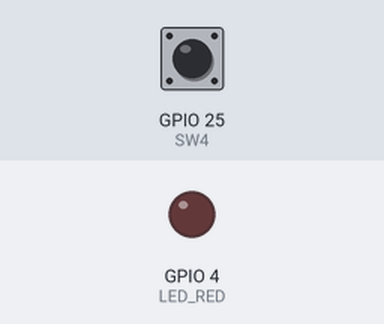
This program was run on a simulated Raspberry Pi (BCM pin numbers). On the bench: output pins drawn as LEDs (lit = HIGH). Dashed ring = blinking. The inputs (shaded band) are chosen by the test bench; at power-on: GPIO 25 (SW4) HIGH.

Above: at 1.2 s.
1.3 s: GPIO 25 (SW4) pulled LOW for 1 s
At 3.2 s:
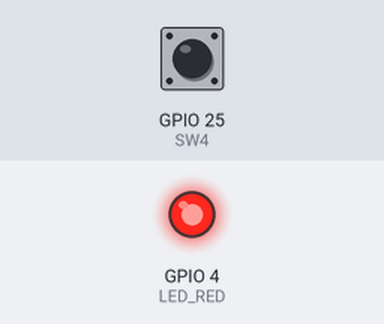
3.8 s: GPIO 25 (SW4) pulled LOW for 3.2 s
At 4.1 s:
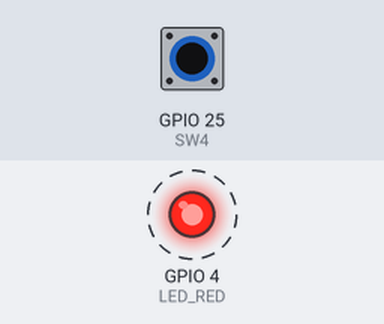
8.5 s: GPIO 25 (SW4) pulled LOW for 0.25 s
At 9.3 s:
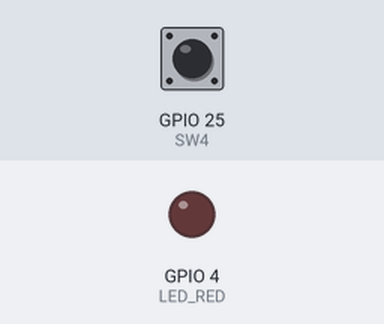
Timing chart, 0 to 11.5 s (numbered marks = the images above; inputs shaded):
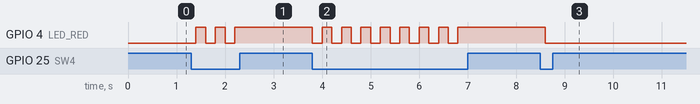

The program:

challenge121.py
```python
import RPi.GPIO as GPIO
import time

LED_RED = 4
SW4 = 25

GPIO.setwarnings(False)
GPIO.setmode(GPIO.BCM)
GPIO.setup(LED_RED, GPIO.OUT)
GPIO.setup(SW4, GPIO.IN)
GPIO.output(LED_RED, GPIO.LOW)

light = 0
try:
    while True:
        ret = GPIO.input(SW4)
        if ret == 0:
            if light == 0:
                GPIO.output(LED_RED, GPIO.HIGH)
                light = 1
            elif light == 1:
                GPIO.output(LED_RED, GPIO.LOW)
                light = 0

        time.sleep(0.2)

except KeyboardInterrupt:
    GPIO.cleanup()
```

Measured:
- after the input at 1.3 s, GPIO 4 (LED_RED): alternates HIGH for 0.20 s and LOW for 0.20 s, 5 changes in all, then stays HIGH, starting after 0.10 s
- after the input at 3.8 s, GPIO 4 (LED_RED): alternates HIGH for 0.20 s and LOW for 0.20 s, 16 changes in all, then stays HIGH, starting at once
- after the input at 8.5 s, GPIO 4 (LED_RED): HIGH → LOW after 0.10 s
